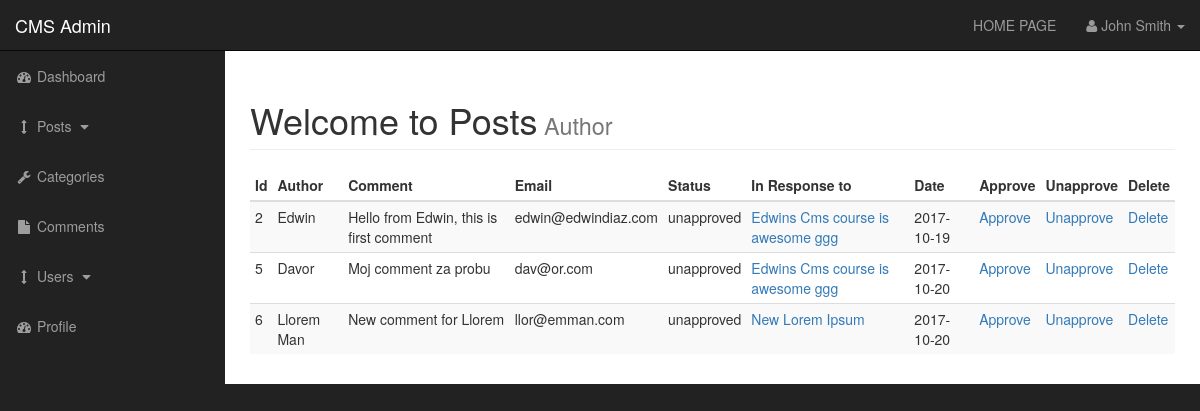
Page /admin/comments.php on the committed database.
### tables this page shows
CREATE TABLE IF NOT EXISTS `comments` (
  `comment_id` int(3) NOT NULL AUTO_INCREMENT,
  `comment_post_id` int(3) NOT NULL,
  `comment_author` varchar(255) NOT NULL,
  `comment_email` varchar(255) NOT NULL,
  `comment_content` text NOT NULL,
  `comment_status` varchar(255) NOT NULL,
  `comment_date` date NOT NULL,
  PRIMARY KEY (`comment_id`)
);

CREATE TABLE IF NOT EXISTS `posts` (
  `post_id` int(3) NOT NULL AUTO_INCREMENT,
  `post_category_id` int(3) NOT NULL,
  `post_title` varchar(255) NOT NULL,
  `post_author` varchar(255) NOT NULL,
  `post_date` date NOT NULL,
  `post_image` text NOT NULL,
  `post_content` text NOT NULL,
  `post_tags` varchar(255) NOT NULL,
  `post_comment_count` int(11) NOT NULL DEFAULT '0',
  `post_status` varchar(255) NOT NULL DEFAULT 'draft',
  PRIMARY KEY (`post_id`)
);

### admin/includes/view_all_comments.php (the view, shortened to what this page needs)
<table class="table table-striped table-condensed table-hover">
        <thead>
            <tr>
                <th>Id</th>
                <th>Author</th>
                <th>Comment</th>
                <th>Email</th>
                <th>Status</th>
                <th>In Response to</th>
                <th>Date</th>
                <th>Approve</th>
                <th>Unapprove</th>
                <th>Delete</th>
            </tr>
        </thead>
        <tbody>
<?php
$query = "SELECT * FROM comments";
$select_comments = mysqli_query($connection, $query);
while ($row = mysqli_fetch_assoc($select_comments)) {
    $comment_id = $row['comment_id'];
    $comment_post_id = $row['comment_post_id'];
    $comment_author = $row['comment_author'];
    $comment_content = $row['comment_content'];
    $comment_email = $row['comment_email'];
    $comment_status = $row['comment_status'];
    $comment_date = $row['comment_date'];
    echo "<tr>";
    echo "<td>{$comment_id}</td>";
    echo "<td>{$comment_author}</td>";
    echo "<td>{$comment_content}</td>";
    echo "<td>{$comment_email}</td>";
    echo "<td>{$comment_status}</td>";
    $query = "SELECT * FROM posts WHERE post_id = $comment_post_id ";
    $select_post_id_query = mysqli_query($connection, $query);
    while ($row = mysqli_fetch_assoc($select_post_id_query)) {
        $post_id =$row['post_id'];
        $post_title =$row['post_title'];
    }
        echo "<td><a href='../post.php?p_id={$post_id}'>$post_title</a></td>";
    echo "<td>{$comment_date}</td>";
    echo "<td><a href='posts.php?source=edit_post&p_id='>Approve</a></td>";
    echo "<td><a href='posts.php?delete='>Unapprove</a></td>";
    echo "<td><a href='comments.php?delete=$comment_id'>Delete</a></td>";
    echo "</tr>";
}
?>
        </tbody>
</table>

### admin/css/sb-admin.css (style rules this page uses)
body { margin-top: 100px; background-color: #222; }
@media (min-width:768px) { body { margin-top: 50px; } }

### rows in the picture
comments: comment_id "2", comment_author "Edwin", comment_content "Hello from Edwin, this is first comment", comment_email "edwin@edwindiaz.com", comment_status "unapproved", posts.post_title "Edwins Cms course is awesome ggg", comment_date "2017-10-19"
comments: comment_id "5", comment_author "Davor", comment_content "Moj comment za probu", comment_email "dav@or.com", comment_status "unapproved", posts.post_title "Edwins Cms course is awesome ggg", comment_date "2017-10-20"
comments: comment_id "6", comment_author "Llorem Man", comment_content "New comment for Llorem", comment_email "llor@emman.com", comment_status "unapproved", posts.post_title "New Lorem Ipsum", comment_date "2017-10-20"
